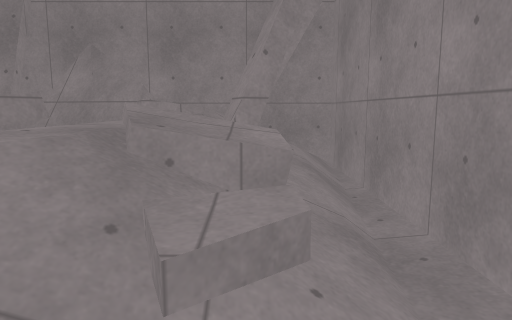
view 1 (above)

20 first-person views from a walk through a Godot game level. The camera is 1.4 m above the floor, tilts 8° down and sees 70° across. The floor is counted in squares, 0.5 m on a side. Each view is taken from the middle of a square. On the plan, view 1 faces up. The plan holds only what a view shows up to about 20 squares ahead; the rest is blank. Surface patterns are stand-ins for the level's own textures.

view 2
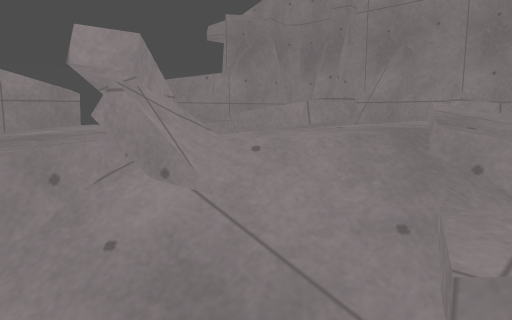

view 3
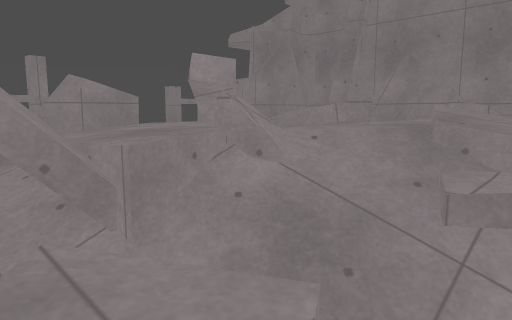

view 4
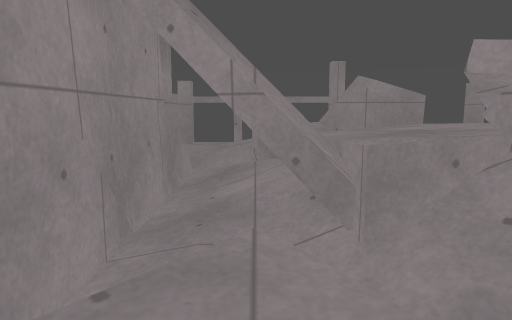

view 5
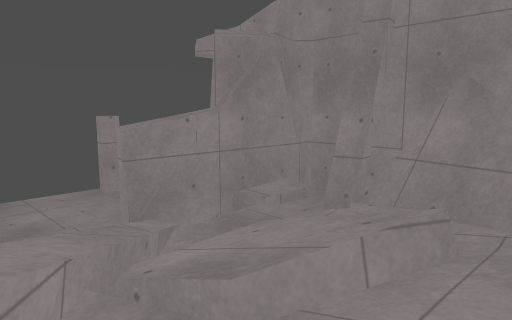

view 6
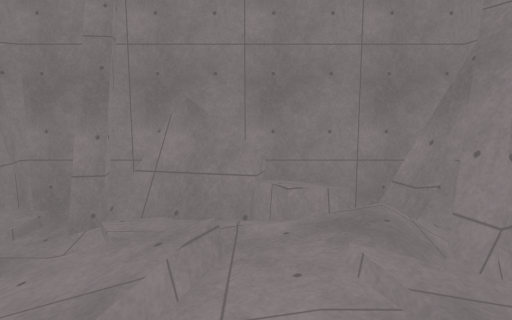

view 7
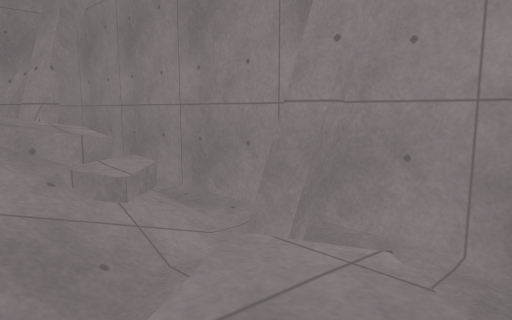

view 8
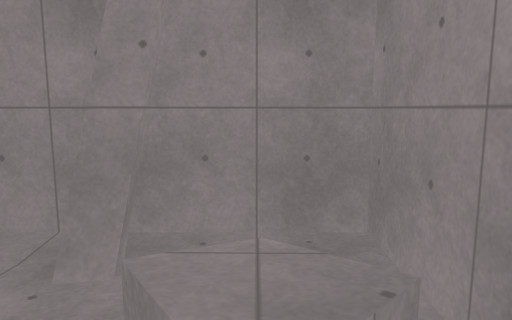

view 9
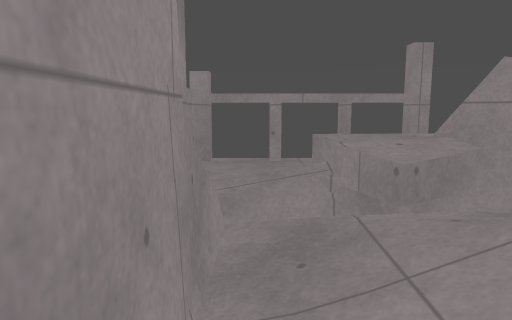

view 10
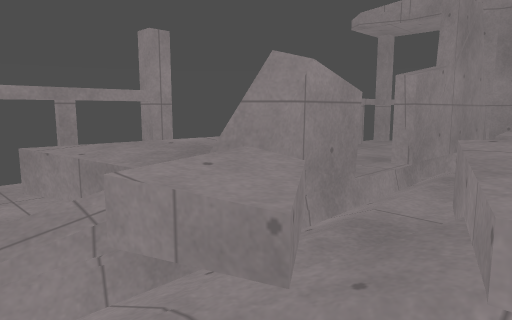

view 11
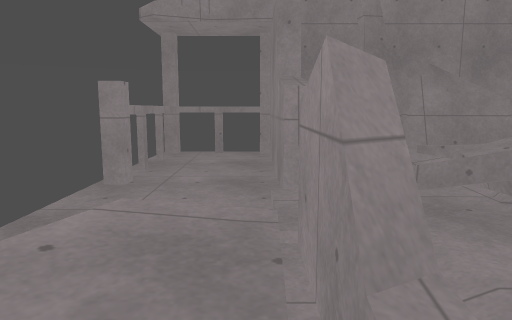

view 12
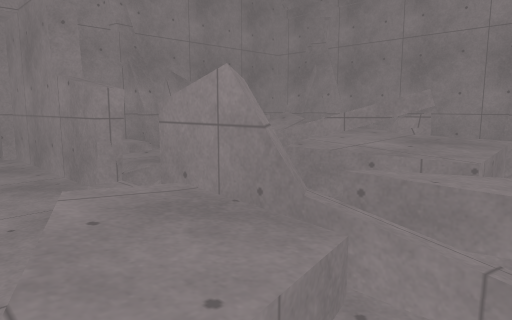

view 13
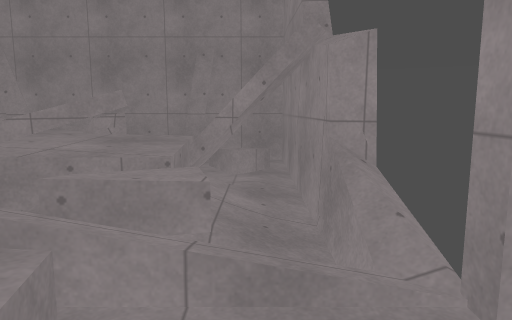

view 14
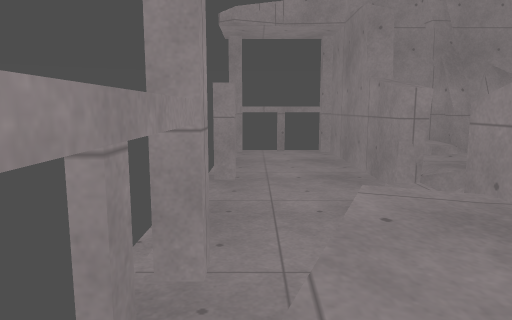

view 15
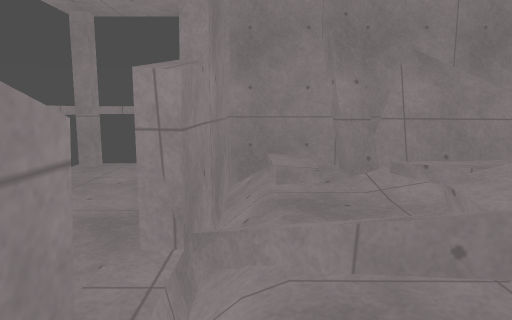

view 16
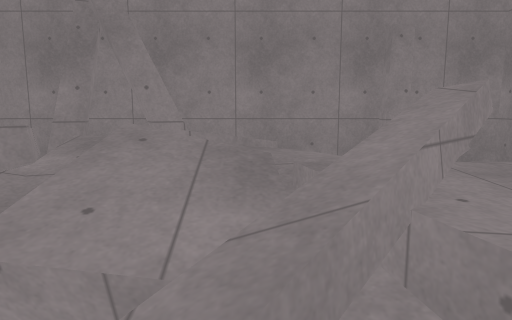

view 17
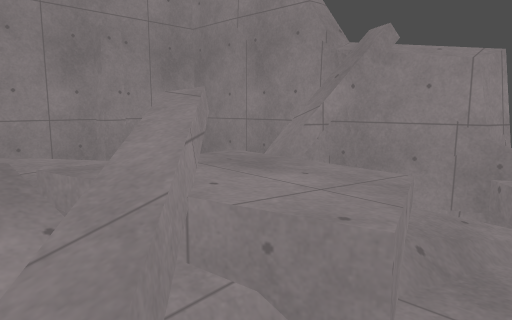

view 18
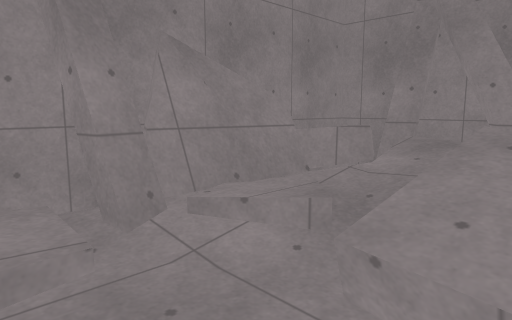

view 19
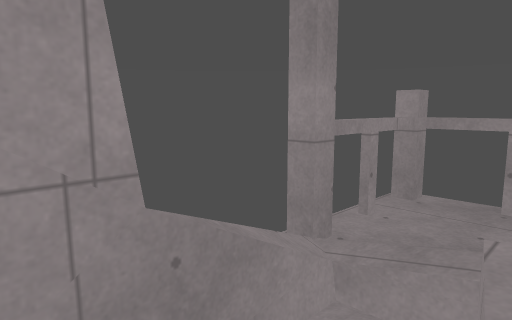

view 20
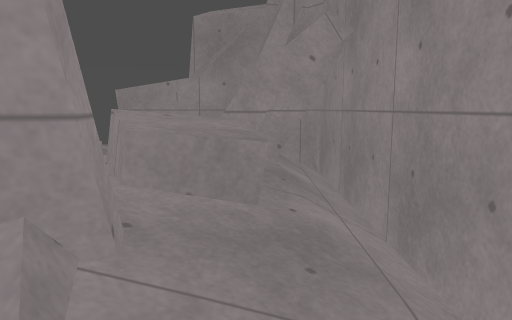

### Floor plan
Key: @ floor where view 1 was taken; # wall or solid block; x gap in a wall; . main floor; : floor 0.25 m higher than the main floor; - floor 0.25 m lower than the main floor; + floor 0.5 m higher than the main floor; * floor 0.75 m higher than the main floor; % floor 1 m higher than the main floor; & floor 1.25 m higher than the main floor; / step, stairs or slope; = window, fence, low wall or low ledge; ^ raised ledge; v drop or lower ground; T thing the floor can be seen under or through.
Columns run from 23 left of view 1 to 4 right of it. Each row starts with its distance up from view 1.
 21  #^^  ^#
 20  #..  .#
 19  #... .#####################
 18  #.....##/////##./////.    #
 17  #.....##///#######:::/   /#
 16  #.....##/:+##=####^^=/: //#
 15  #.....##/*/#=##==^^^^+# //#
 14  #.....##/*///****=^^^=##//#
 13  #.....##/*/:+/****=%%###//#
 12 ##.....##/:::://+**%%%/##//#
 11 .......##/:::::///*%%%=##/-#
 10 .......##/:::/ =v=*%%/=##/-#
  9 .......##///:///&%%%//==//-#
  8 .......:-:+*#/*%&*%%%%%=//-#
  7 .......:-::==/*%/*%%%/%*//-#
  6 .......:-.::=%///*%%%// //-#
  5  ....  ##.:#=%//%%%%//////-#
  4 .......##.:=%%%=#/////////-#
  3 ##..^^^##.:=*%%===///////--#
  2  ^.^^^^#=.:=***%==/////--=-#
  1  ^.^^^^##=://****%////---###
  0  ^.^^^^= *v:/*****=/--=@-###
 -1  ^^^^^//v**/////=T --^^=  -#
 -2  ^=.. ./==://///TT.-^^^^---#
 -3  ^.... //...//..TT.--^^=---#
 -4  ^.... //-------------=----#
 -5  ^.....///*=################
 -6 #######x vvv#

Where each view was taken, in squares from view 1:
view 1: 0 up, 0 right, facing up
view 2: 0 up, 0 right, facing up-left
view 3: 3 down, 1 right, facing up-left
view 4: 2 down, 1 right, facing left
view 5: 4 up, 4 left, facing up-left
view 6: 3 up, 5 left, facing up
view 7: 4 down, 4 left, facing up-right
view 8: 2 down, 5 left, facing right
view 9: 4 down, 6 left, facing left
view 10: 4 down, 10 left, facing up-left
view 11: 2 down, 17 left, facing up
view 12: 3 down, 21 left, facing up-right
view 13: 3 down, 21 left, facing right
view 14: 3 down, 21 left, facing up
view 15: 3 up, 14 left, facing up
view 16: 7 up, 14 left, facing right
view 17: 8 up, 14 left, facing down-right
view 18: 8 up, 14 left, facing up-right
view 19: 1 down, 9 left, facing down-left
view 20: 16 up, 3 right, facing left
